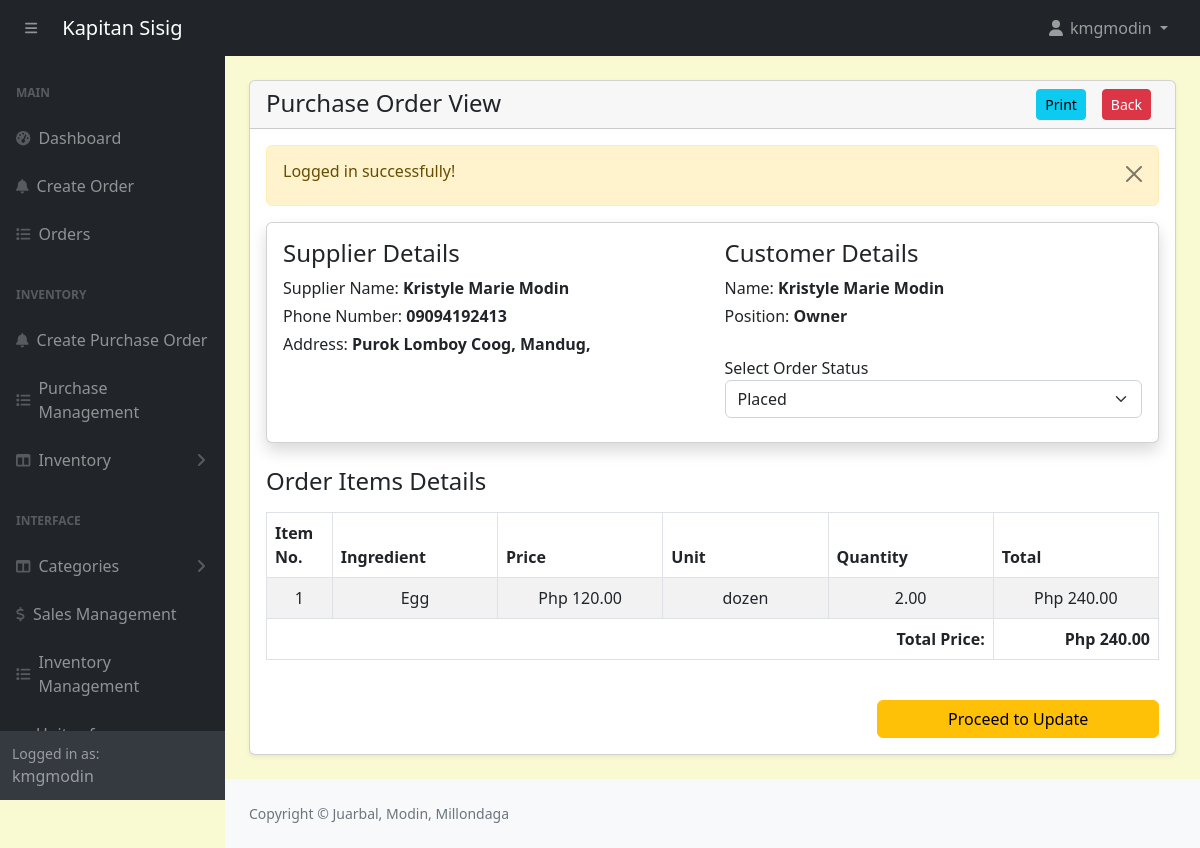
Page /admin/purchase-order-edit.php?track=000001 (signed in) on the committed database.
### tables this page shows
CREATE TABLE `suppliers` (
  `id` int(11) NOT NULL,
  `firstname` varchar(191) NOT NULL,
  `lastname` varchar(191) NOT NULL,
  `phonenumber` varchar(191) NOT NULL,
  `address` varchar(191) NOT NULL
);

CREATE TABLE `purchaseorders` (
  `id` int(11) NOT NULL,
  `customer_id` int(11) NOT NULL,
  `tracking_no` varchar(100) NOT NULL,
  `invoice_no` varchar(100) NOT NULL,
  `total_amount` varchar(100) NOT NULL,
  `order_date` datetime NOT NULL,
  `order_status` varchar(100) NOT NULL,
  `ingPayment_mode` varchar(100) NOT NULL,
  `order_placed_by_id` varchar(100) NOT NULL,
  `supplierName` varchar(100) NOT NULL
);

CREATE TABLE `ingredients_items` (
  `id` int(11) NOT NULL,
  `order_id` int(11) NOT NULL,
  `ingredient_id` int(11) NOT NULL,
  `unit_id` int(11) NOT NULL,
  `price` decimal(10,2) NOT NULL,
  `quantity` decimal(10,2) NOT NULL
);

CREATE TABLE `ingredients` (
  `id` int(11) NOT NULL,
  `name` varchar(191) NOT NULL,
  `unit_id` int(11) NOT NULL,
  `category` varchar(191) NOT NULL,
  `quantity` decimal(10,2) NOT NULL,
  `reorder_point` decimal(10,2) NOT NULL
);

CREATE TABLE `units_of_measure` (
  `id` int(11) NOT NULL,
  `category_id` int(11) DEFAULT NULL,
  `uom_name` varchar(255) DEFAULT NULL,
  `type` enum('reference','bigger','smaller') DEFAULT NULL,
  `ratio` decimal(10,5) DEFAULT NULL,
  `active` tinyint(1) DEFAULT 1,
  `rounding_precision` decimal(10,5) DEFAULT NULL
);

### admin/purchase-order-edit.php (the view, shortened to what this page needs)
<?php include('includes/header.php'); ?>
<div class="container-fluid px-4 pb-4">
    <div class="card mt-4 shadow-sm">
        <div class="card-header">
            <h4 class="mb-0">Purchase Order View
                <a href="purchase-orders.php" class="btn btn-danger mx-2 btn-sm float-end" style="text-decoration: none;">Back</a>
                <a href="purchase-orders-view-print.php?track=<?= $_GET['track'] ?>" class="btn btn-info mx-2 btn-sm float-end">Print</a>
            </h4>
        </div>
        <div class="card-body">
        <form action="purchase-orders-code.php" method="POST" enctype="multipart/form-data">
        <?php
        if(isset($_GET['track'])){
                ?>
                <?php
            $trackingNo = validate($_GET['track']);
            $query = "SELECT po.*
                FROM purchaseOrders po
                WHERE po.tracking_no = '$trackingNo'
                ORDER BY po.id DESC";
            $customerQuery = "SELECT po.*, a.* FROM purchaseOrders po, admins a WHERE
                a.id = po.customer_id AND tracking_no='$trackingNo'
                ORDER BY po.id DESC";
            $orders = mysqli_query($conn, $query);
            $customers = mysqli_query($conn, $customerQuery);
            if($orders){
                if(mysqli_num_rows($orders) > 0){
                    $orderData = mysqli_fetch_assoc($orders);
                    $customerData = mysqli_fetch_assoc($customers);
                    $supplierName = $orderData['supplierName'];
                    $supplier = mysqli_query($conn, "SELECT * FROM suppliers WHERE id = '$supplierName' LIMIT 1");
                    $supplierData = mysqli_fetch_assoc($supplier);
                    ?>
                    <div class="card card-body shadow border-1 mb-4 pb-4">
                        <div class="row">
                            <div class="col-md-6">
                                <h4>Supplier Details</h4>
                                <label class="mb-1">
                                    Supplier Name: <span class="fw-bold"><?= htmlspecialchars($supplierData['firstname'], ENT_QUOTES, 'UTF-8'); ?> <?= htmlspecialchars($supplierData['lastname'], ENT_QUOTES, 'UTF-8'); ?></span>
                                </label>
                                <br/>
                                <label class="mb-1">
                                    Phone Number: <span class="fw-bold"><?= htmlspecialchars($supplierData['phonenumber'], ENT_QUOTES, 'UTF-8'); ?></span>
                                </label>
                                <br/>
                                <label class="mb-1">
                                    Address: <span class="fw-bold"><?= htmlspecialchars($supplierData['address'], ENT_QUOTES, 'UTF-8'); ?></span>
                                </label>
                                <br/>
                                <br/>
                            </div>
                            <div class="col-md-6">
                                <h4>Customer Details</h4>
                                <label class="mb-1">
                                    Name: <span class="fw-bold"><?= htmlspecialchars($customerData['firstname'], ENT_QUOTES, 'UTF-8'); ?> <?= htmlspecialchars($customerData['lastname'], ENT_QUOTES, 'UTF-8'); ?></span>
                                </label>
                                <br/>
                                <label class="mb-1">
                                    Position:
                                    <span class="fw-bold">
                                        <?= $customerData['position'] == 1 ? 'Owner' : 'Employee'?>
                                    </span>
                                </label>
                                <br />
                                <br />
                                <label>Select Order Status</label>
                                    <select id="order_status" class="form-select">
                                        <option value="Placed" <?= $orderData['order_status'] == 'Placed' ? 'selected' : ''; ?>>Placed</option>
                                    </select>
                            </div>
                        </div>
                    </div>
                    <?php
                       $orderItemQuery = "
                        SELECT
                            ii.quantity as orderItemQuantity,
                            ii.price as orderItemPrice,
                            i.name as ingredientName,
                            uom.uom_name as unit_name
                        FROM purchaseOrders po
                        JOIN ingredients_items ii ON ii.order_id = po.id
                        JOIN ingredients i ON i.id = ii.ingredient_id
                        JOIN units_of_measure uom ON uom.id = ii.unit_id
                        WHERE po.tracking_no = '$trackingNo'
                            ";
                        $orderItemsRes = mysqli_query($conn, $orderItemQuery);
                        $i = 1;
                        if($orderItemsRes){
                            if(mysqli_num_rows($orderItemsRes) > 0){
                                $totalAmount = 0;
                                ?>
                                    <h4 class="my-3">Order Items Details</h4>
                                    <table class="table table-bordered table-striped">
                                        <thead>
                                            <tr>
                                                <th>Item No. </th>
                                                <th>Ingredient</th>
                                                <th>Price</th>
                                                <th>Unit</th>
                                                <th>Quantity</th>
                                                <th>Total</th>
                                            </tr>
                                        </thead>
                                        <tbody>
                                            <?php while($orderItemRow = mysqli_fetch_assoc($orderItemsRes)): ?>
                                                <tr>
                                                    <td width="5%" class=" text-center">
                                                        <?= $i++; ?>
                                                    </td>
                                                    <td width="15%" class="text-center">
                                                    <?= $orderItemRow['ingredientName'];?>
                                                    </td>
                                                    <td width="15%" class="text-center">
                                                        Php <?= number_format($orderItemRow['orderItemPrice'], 2); ?>
                                                    </td>
                                                    <td width="15%" class=" text-center">
                                                        <?= $orderItemRow['unit_name'];?>
                                                    </td>
                                                    <td width="15%" class="text-center">
                                                        <?= $orderItemRow['orderItemQuantity']; ?>
                                                    </td>
                                                    <td width="15%" class="text-center">
                                                        Php <?= number_format($orderItemRow['orderItemPrice'] * $orderItemRow['orderItemQuantity'], 2); ?>
                                                    </td>
                                                </tr>
                                                <?php $totalAmount += $orderItemRow['orderItemPrice'] * $orderItemRow['orderItemQuantity']; ?>
                                            <?php endwhile; ?>
                                            <tr>
                                                <td colspan="5" class="text-end fw-bold">Total Price: </td>
                                                <td colspan="1" class="text-end fw-bold">Php <?= number_format($totalAmount, 2); ?></td>
                                            </tr>
                                        </tbody>
                                    </table>
                                <?php
                            }else{
                                echo ' <h5>No record Found!</h5>';
                                return false;
                            }
                        }else{
                            echo ' <h5>No record Found!</h5>';
                            return false;
                        }
                    ?>
                    <?php
                }else{
                    echo ' <h5>No record Found!</h5>';
                    return false;
                }
            }else{
                echo ' <h5>Something Went Wrong!</h5>';
            }
        }
        ?>
            <div>
                <div class="row d-flex justify-content-end">
                    <div class="col-md-4">
                        <br/>
                        <button type="button" class="btn btn-warning w-100 proceedToUpdateIng">Proceed to Update</button>
                    </div>
                </div>
            </div>
        </div>
    </div>
</div>
<?php include('includes/footer.php'); ?>

### admin/assets/css/custom.css (style rules this page uses)
body { margin: 0; font-family: system-ui, -apple-system, "Segoe UI", Roboto, "Helvetica Neue", "Noto Sans", "Liberation Sans", Arial, sans-serif; font-size: 1rem; font-weight: 400; line-height: 1.5; color: #212529; text-align: left; background-color: #FAFAD2; -webkit-text-size-adjust: 100%; -webkit-tap-highlight-color: rgba(0, 0, 0, 0); }

### rows in the picture
suppliers: firstname "Kristyle Marie", lastname "Modin", phonenumber "09094192413", address "Purok Lomboy Coog, Mandug,"
purchaseorders: admins.firstname "Kristyle Marie", admins.lastname "Modin"
ingredients_items: ingredient.name "Egg", price "120.00", units_of_measure.uom_name "dozen", quantity "2.00", $orderItemRow['orderItemPrice'] * $orderItemRow['orderItemQuantity'] "240.00"

### other values in the picture
$_SESSION['loggedInUser']['username'] "kmgmodin"
$_SESSION['message'] "Logged in successfully!"
$totalAmount "240.00"
